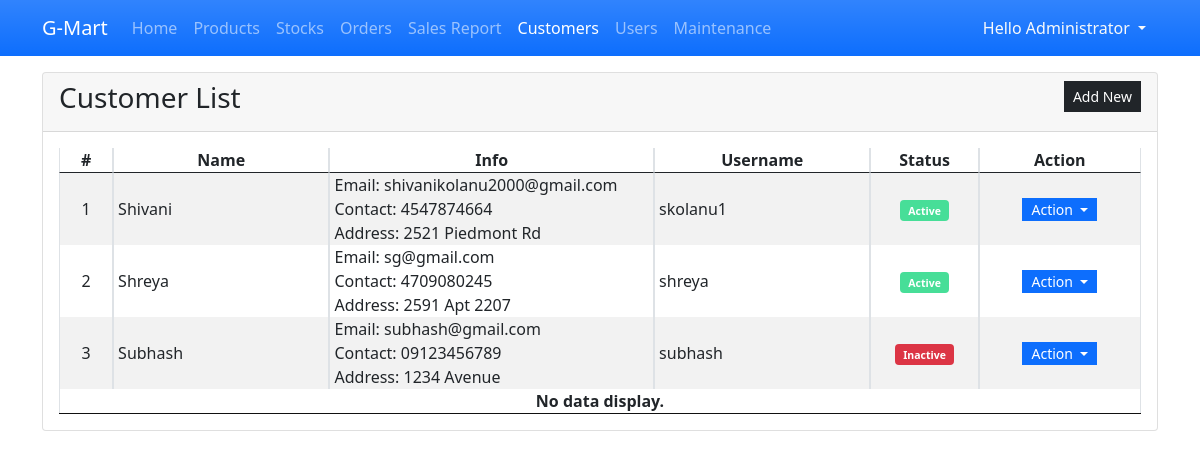
The app's page /admin/?page=customers (signed in) with its own data.
### tables this page shows
CREATE TABLE `customer_list` (
            `customer_id` INTEGER NOT NULL PRIMARY KEY AUTOINCREMENT,
            `fullname` INTEGER NOT NULL,
            `username` TEXT NOT NULL,
            `password` TEXT NOT NULL,
            `email` TEXT NOT NULL,
            `contact` TEXT NOT NULL,
            `address` TEXT NOT NULL,
            `status` INTEGER NOT NULL Default 1,
            `date_created` TIMESTAMP DEFAULT CURRENT_TIMESTAMP,
            `date_updated` TIMESTAMP DEFAULT CURRENT_TIMESTAMP
        );

### admin/customers.php (the view, shortened to what this page needs)
<div class="card">
    <div class="card-header d-flex justify-content-between">
        <h3 class="card-title">Customer List</h3>
        <div class="card-tools align-middle">
            <button class="btn btn-dark btn-sm py-1 rounded-0" type="button" id="create_new">Add New</button>
        </div>
    </div>
    <div class="card-body">
        <table class="table table-hover table-striped table-bordered">
            <colgroup>
                <col width="5%">
                <col width="20%">
                <col width="30%">
                <col width="20%">
                <col width="10%">
                <col width="15%">
            </colgroup>
            <thead>
                <tr>
                    <th class="text-center p-0">#</th>
                    <th class="text-center p-0">Name</th>
                    <th class="text-center p-0">Info</th>
                    <th class="text-center p-0">Username</th>
                    <th class="text-center p-0">Status</th>
                    <th class="text-center p-0">Action</th>
                </tr>
            </thead>
            <tbody>
                <?php
                $sql = "SELECT * FROM `customer_list` order by `fullname` asc";
                $qry = $conn->query($sql);
                $i = 1;
                    while($row = $qry->fetchArray()):
                ?>
                <tr>
                    <td class="text-center p-0"><?php echo $i++; ?></td>
                    <td class="py-0 px-1"><?php echo $row['fullname'] ?></td>
                    <td class="py-0 px-1">
                        <div class="fs-6">Email: <?php echo $row['email'] ?></div>
                        <div class="fs-6">Contact: <?php echo $row['contact'] ?></div>
                        <div class="fs-6 truncate-1" title="<?php echo $row['address'] ?>">Address: <?php echo $row['address'] ?></div>
                    </td>
                    <td class="py-0 px-1"><?php echo $row['username'] ?></td>
                    <td class="py-0 px-1 text-center">
                    <?php if($row['status'] == 1): ?>
                        <span class="badge bg-success"><small>Active</small></span>
                    <?php else: ?>
                        <span class="badge bg-danger"><small>Inactive</small></span>
                    <?php endif; ?>
                    </td>
                    <th class="text-center py-0 px-1">
                        <div class="btn-group" role="group">
                            <button id="btnGroupDrop1" type="button" class="btn btn-primary dropdown-toggle btn-sm rounded-0 py-0" data-bs-toggle="dropdown" aria-expanded="false">
                            Action
                            </button>
                        </div>
                    </th>
                </tr>
                <?php endwhile; ?>
                <?php if(!$qry->fetchArray()): ?>
                    <tr>
                        <th class="text-center p-0" colspan="6">No data display.</th>
                    </tr>
                <?php endif; ?>
            </tbody>
        </table>
    </div>
</div>

### css/custom.css (style rules this page uses)
:root { --bs-success-rgb: 71, 222, 152 !important; }
html, body { height: 100%; width: 100%; }
.truncate-1 { overflow: hidden; text-overflow: ellipsis; display: -webkit-box; -webkit-line-clamp: 1; -webkit-box-orient: vertical; }

### records on screen
customer_list: fullname "Shivani", email "shivanikolanu2000@gmail.com", contact "4547874664", address "2521 Piedmont Rd", username "skolanu1", status "Active"
customer_list: fullname "Shreya", email "sg@gmail.com", contact "4709080245", address "2591 Apt 2207", username "shreya", status "Active"
customer_list: fullname "Subhash", email "subhash@gmail.com", contact "09123456789", address "1234 Avenue", username "subhash", status "Inactive"

### other values on screen
$_SESSION['fullname'] "Administrator"
